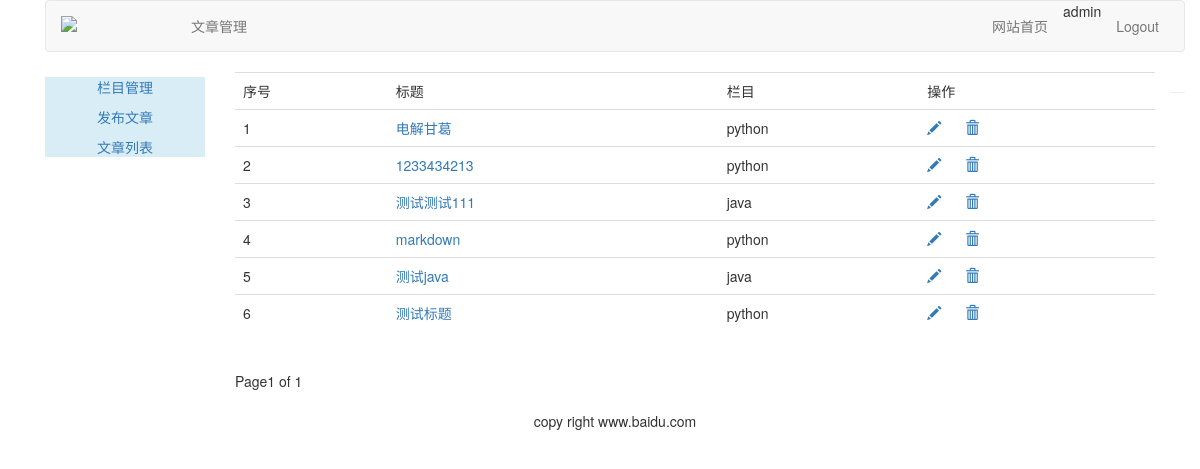
/article/article-list/ (signed in), run on an earlier commit of the app's database.
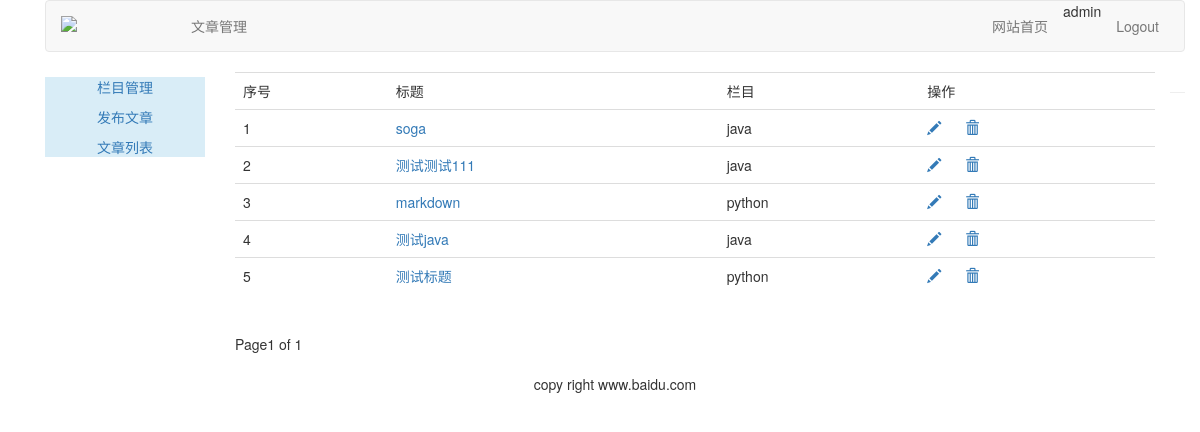
And on a later commit of the database.
### article/models.py (models this page shows, shortened)
class ArticlePost(models.Model):
    author = models.ForeignKey(User, related_name="article")
    title = models.CharField(max_length=200)
    slug = models.SlugField(max_length=500)
    column = models.ForeignKey(ArticleColumn, related_name="article_column")
    body = models.TextField()
    created = models.DateTimeField(default=timezone.now())
    updated = models.DateTimeField(auto_now=True)
    class Meta:
        ordering = ("-updated",)
        index_together = (('id', 'slug'),) #为每篇文章的id和slug获取文章对象，建立索引后，提高读取速度
    def get_absolute_url(self):
        return reverse("article:article_detail", args=[self.id, self.slug])

class ArticleColumn(models.Model):
    user = models.ForeignKey(User, related_name='article_column')
    column = models.CharField(max_length=200)
    created = models.DateField(auto_now_add=True)
    def __str__(self):
        return self.column

### article/views.py (the view)
@login_required(login_url='/account/login/')
def article_list(request):
    articles_list = ArticlePost.objects.filter(author=request.user)
    paginator = Paginator(articles_list, 10) #每页10条数据
    page = request.GET.get('page')
    try:
        current_page = paginator.page(page)
        articles = current_page.object_list
    except PageNotAnInteger:
        current_page = paginator.page(1)
        articles = current_page.object_list
    except EmptyPage:
        current_page = paginator.page(paginator.num_pages)
        articles = current_page.object_list
    return render(request, "article/column/article_list.html", {"articles": articles, "page": current_page})

### templates/article/column/article_list.html (shortened to what this page needs)
{% extends "article/base.html" %}
{% load staticfiles %}
{% block content %}
    <div>
        <table class="table table-hover">
            <tr>
                <td>序号</td>
                <td>标题</td>
                <td>栏目</td>
                <td>操作</td>
            </tr>
            {% for article in articles %}
                <tr id="{{ article.id }}">
                    <td>{{ forloop.counter }}</td>
                    <td><a href="{{ article.get_absolute_url }}">{{ article.title }}</a></td>
                    <td>{{ article.column }}</td>
                    <td>
                        <a name="edit" href="{% url 'article:redit_article' article.id %}">
                        <span class="glyphicon glyphicon-pencil"></span>
                        </a>
                        <a name="delete" href="javascript:" onclick="del_article(this,{{ article.id }})">
                            <span class="glyphicon glyphicon-trash" style="margin-left: 20px"></span>
                        </a>
                    </td>
                </tr>
            {% endfor %}
        </table>
    {% include "paginator.html" %}
    </div>
{% endblock %}

What changed in the data, as far as the page shows it:
removed ArticlePost: title "1233434213", column "python"
changed ArticlePost: title "电解甘葛" → "soga"; column "python" → "java"
